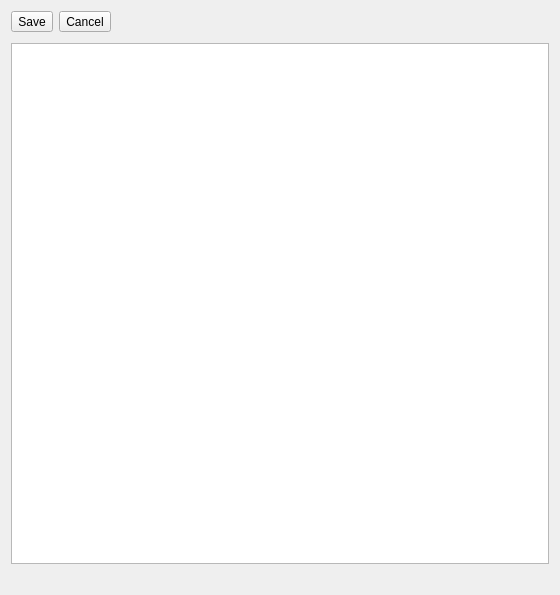
<?xml version="1.0" encoding="UTF-8"?>
<ui version="4.0">
 <class>SettingsView</class>
 <widget class="QWidget" name="SettingsView">
  <property name="geometry">
   <rect>
    <x>0</x>
    <y>0</y>
    <width>560</width>
    <height>595</height>
   </rect>
  </property>
  <property name="windowTitle">
   <string>Form</string>
  </property>
  <layout class="QVBoxLayout" name="verticalLayout_2">
   <item>
    <layout class="QHBoxLayout" name="horizontalLayout">
     <property name="bottomMargin">
      <number>5</number>
     </property>
     <item>
      <widget class="QToolButton" name="saveButton">
       <property name="accessibleName">
        <string>SaveSettings</string>
       </property>
       <property name="text">
        <string>Save</string>
       </property>
       <property name="toolButtonStyle">
        <enum>Qt::ToolButtonTextBesideIcon</enum>
       </property>
      </widget>
     </item>
     <item>
      <widget class="QToolButton" name="cancelButton">
       <property name="accessibleName">
        <string>CancelSettings</string>
       </property>
       <property name="text">
        <string>Cancel</string>
       </property>
       <property name="toolButtonStyle">
        <enum>Qt::ToolButtonTextBesideIcon</enum>
       </property>
      </widget>
     </item>
     <item>
      <spacer name="horizontalSpacer">
       <property name="orientation">
        <enum>Qt::Horizontal</enum>
       </property>
       <property name="sizeHint" stdset="0">
        <size>
         <width>40</width>
         <height>20</height>
        </size>
       </property>
      </spacer>
     </item>
    </layout>
   </item>
   <item>
    <layout class="QVBoxLayout" name="verticalLayout">
     <item>
      <widget class="QTextBrowser" name="textBrowser">
       <property name="readOnly">
        <bool>false</bool>
       </property>
      </widget>
     </item>
    </layout>
   </item>
   <item>
    <widget class="QLabel" name="labelFilePath">
     <property name="text">
      <string/>
     </property>
    </widget>
   </item>
  </layout>
 </widget>
 <resources/>
 <connections/>
</ui>
